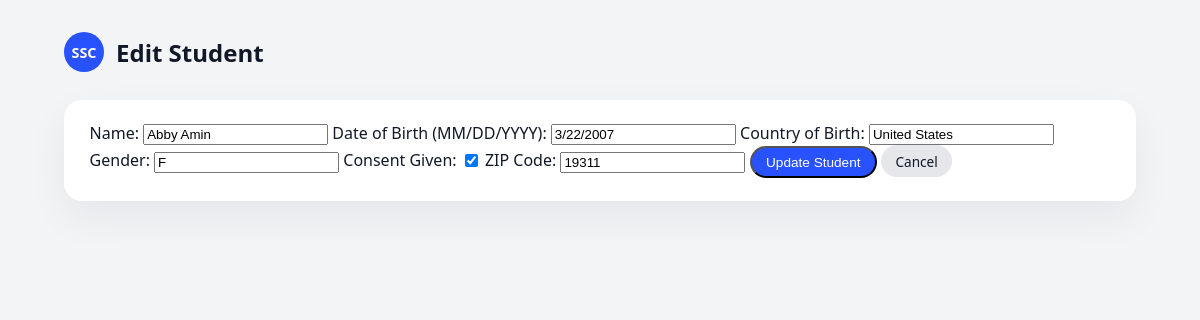
The app's page /students/1000/edit, older data.
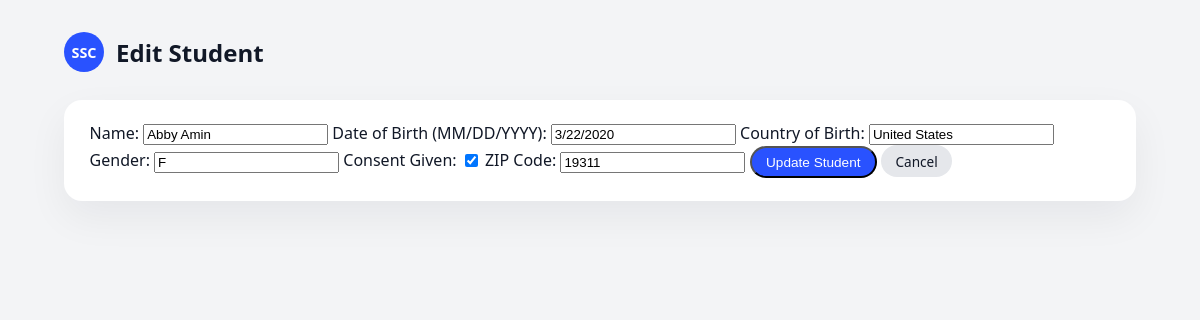
The same page, newer data.
### tables this page shows
CREATE TABLE Student (
    student_id INT PRIMARY KEY,
    name VARCHAR(100) NOT NULL,
    dob DATE NOT NULL,
    country_of_birth VARCHAR(100) NOT NULL,
    gender CHAR(1) NOT NULL,
    consent BOOLEAN NOT NULL,
    zip_code CHAR(5) NOT NULL
);

### app.py (the view, shortened to what this page needs)
@app.route("/students/<int:student_id>/edit", methods=["GET", "POST"])
def edit_student(student_id):
    conn = get_db_connection()
    student = conn.execute(
        "SELECT * FROM Student WHERE student_id = ?",
        (student_id,)
    ).fetchone()
    conn.close()
    return render_template("student_form.html", student=student)

### app.py (called while the page is built)
def get_db_connection():
    conn = sqlite3.connect(DATABASE)
    conn.row_factory = sqlite3.Row  # access columns by name
    return conn

### templates/student_form.html (shortened to what this page needs)
<!DOCTYPE html>
<html lang="en">
<head>
  <link rel="stylesheet" href="{{ url_for('static', filename='style.css') }}">
</head>
<body>
  <div class="page">
    <header class="top-bar">
      <div class="logo-circle">SSC</div>
      <h1>{{ 'Edit' if student else 'Add New' }} Student</h1>
    </header>
    <main class="content">
      <div class="card">
        <form method="post">
          <label>Name:</label>
          <input type="text" name="name" required
                 value="{{ student.name if student else '' }}">
          <label>Date of Birth (MM/DD/YYYY):</label>
          <input type="text" name="dob"
                 value="{{ student.dob if student else '' }}">
          <label>Country of Birth:</label>
          <input type="text" name="country_of_birth"
                 value="{{ student.country_of_birth if student else '' }}">
          <label>Gender:</label>
          <input type="text" name="gender"
                 value="{{ student.gender if student else '' }}">
          <label>Consent Given:</label>
          <input type="checkbox" name="consent"
                 {% if student and student.consent %}checked{% endif %}>
          <label>ZIP Code:</label>
          <input type="text" name="zip_code"
                 value="{{ student.zip_code if student else '' }}">
          <button type="submit" class="button-link">
            {{ 'Update Student' if student else 'Add Student' }}
          </button>
          <a href="{{ url_for('list_students') }}" class="button-link secondary">
            Cancel
          </a>
        </form>
      </div>
    </main>
  </div>
</body>
</html>

Row changes from the older to the newer data that the page shows:
changed Student "Abby Amin": dob "3/22/2007" → "3/22/2020"
